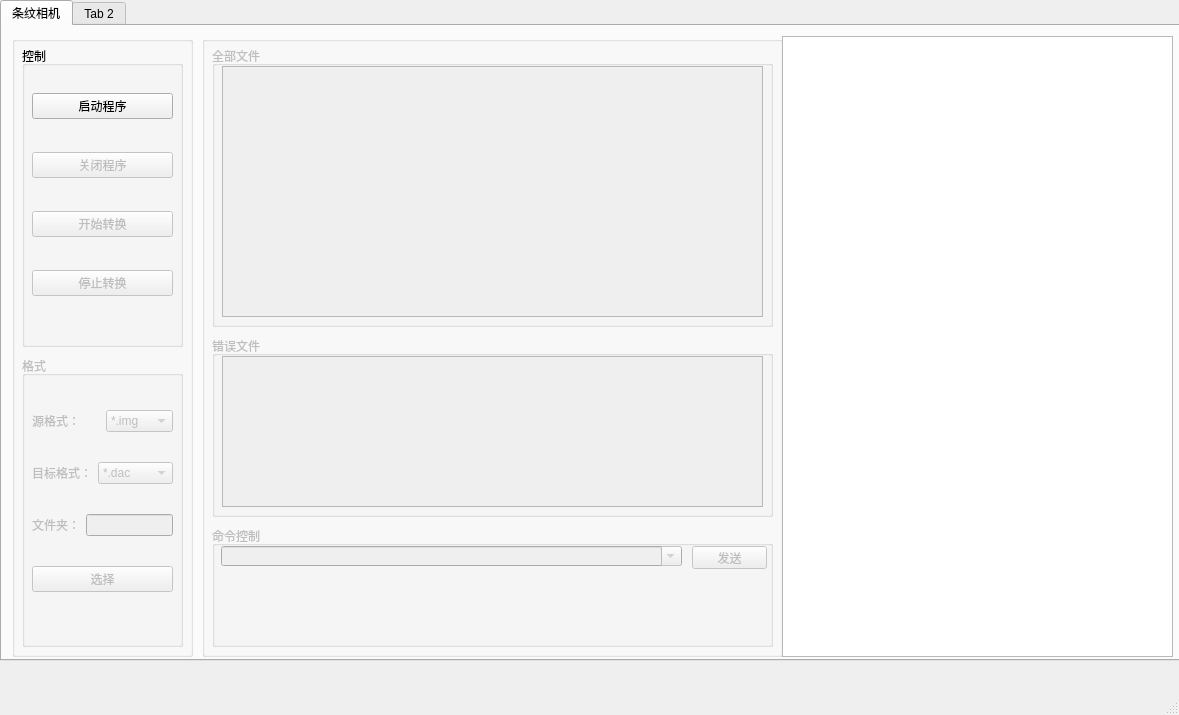
<?xml version="1.0" encoding="UTF-8"?>
<ui version="4.0">
 <class>MainWindow</class>
 <widget class="QMainWindow" name="MainWindow">
  <property name="geometry">
   <rect>
    <x>0</x>
    <y>0</y>
    <width>1179</width>
    <height>715</height>
   </rect>
  </property>
  <property name="sizePolicy">
   <sizepolicy hsizetype="Fixed" vsizetype="Fixed">
    <horstretch>0</horstretch>
    <verstretch>0</verstretch>
   </sizepolicy>
  </property>
  <property name="windowTitle">
   <string>格式转换工具</string>
  </property>
  <widget class="QWidget" name="centralwidget">
   <widget class="QTabWidget" name="tabWidget">
    <property name="geometry">
     <rect>
      <x>0</x>
      <y>0</y>
      <width>1181</width>
      <height>661</height>
     </rect>
    </property>
    <property name="currentIndex">
     <number>0</number>
    </property>
    <widget class="QWidget" name="tab">
     <attribute name="title">
      <string>条纹相机</string>
     </attribute>
     <widget class="QGroupBox" name="groupBox">
      <property name="geometry">
       <rect>
        <x>200</x>
        <y>10</y>
        <width>581</width>
        <height>621</height>
       </rect>
      </property>
      <property name="title">
       <string/>
      </property>
      <widget class="QGroupBox" name="command_groupBox">
       <property name="enabled">
        <bool>false</bool>
       </property>
       <property name="geometry">
        <rect>
         <x>10</x>
         <y>490</y>
         <width>561</width>
         <height>121</height>
        </rect>
       </property>
       <property name="title">
        <string>命令控制</string>
       </property>
       <widget class="QComboBox" name="command_comboBox">
        <property name="geometry">
         <rect>
          <x>9</x>
          <y>20</y>
          <width>461</width>
          <height>20</height>
         </rect>
        </property>
        <property name="editable">
         <bool>true</bool>
        </property>
       </widget>
       <widget class="QPushButton" name="send_pushButton">
        <property name="geometry">
         <rect>
          <x>480</x>
          <y>20</y>
          <width>75</width>
          <height>23</height>
         </rect>
        </property>
        <property name="text">
         <string>发送</string>
        </property>
       </widget>
      </widget>
      <widget class="QGroupBox" name="all_groupBox">
       <property name="enabled">
        <bool>false</bool>
       </property>
       <property name="geometry">
        <rect>
         <x>10</x>
         <y>10</y>
         <width>561</width>
         <height>281</height>
        </rect>
       </property>
       <property name="title">
        <string>全部文件</string>
       </property>
       <widget class="QTableWidget" name="all_tableWidget">
        <property name="geometry">
         <rect>
          <x>10</x>
          <y>20</y>
          <width>541</width>
          <height>251</height>
         </rect>
        </property>
        <property name="maximumSize">
         <size>
          <width>1000</width>
          <height>300</height>
         </size>
        </property>
        <property name="columnCount">
         <number>0</number>
        </property>
       </widget>
      </widget>
      <widget class="QGroupBox" name="error_groupBox">
       <property name="enabled">
        <bool>false</bool>
       </property>
       <property name="geometry">
        <rect>
         <x>10</x>
         <y>300</y>
         <width>561</width>
         <height>181</height>
        </rect>
       </property>
       <property name="title">
        <string>错误文件</string>
       </property>
       <widget class="QTableWidget" name="error_tableWidget">
        <property name="geometry">
         <rect>
          <x>10</x>
          <y>20</y>
          <width>541</width>
          <height>151</height>
         </rect>
        </property>
       </widget>
      </widget>
     </widget>
     <widget class="QGroupBox" name="groupBox_4">
      <property name="geometry">
       <rect>
        <x>10</x>
        <y>10</y>
        <width>181</width>
        <height>621</height>
       </rect>
      </property>
      <property name="title">
       <string/>
      </property>
      <widget class="QGroupBox" name="control_groupBox">
       <property name="geometry">
        <rect>
         <x>10</x>
         <y>10</y>
         <width>161</width>
         <height>301</height>
        </rect>
       </property>
       <property name="title">
        <string>控制</string>
       </property>
       <widget class="QWidget" name="layoutWidget">
        <property name="geometry">
         <rect>
          <x>10</x>
          <y>20</y>
          <width>141</width>
          <height>261</height>
         </rect>
        </property>
        <layout class="QVBoxLayout" name="verticalLayout_2">
         <item>
          <widget class="QPushButton" name="startApp_pushButton">
           <property name="text">
            <string>启动程序</string>
           </property>
          </widget>
         </item>
         <item>
          <widget class="QPushButton" name="closeApp_pushButton">
           <property name="enabled">
            <bool>false</bool>
           </property>
           <property name="text">
            <string>关闭程序</string>
           </property>
          </widget>
         </item>
         <item>
          <widget class="QPushButton" name="start_format_convert_pushButton">
           <property name="enabled">
            <bool>false</bool>
           </property>
           <property name="text">
            <string>开始转换</string>
           </property>
          </widget>
         </item>
         <item>
          <widget class="QPushButton" name="stop_format_convert_pushButton">
           <property name="enabled">
            <bool>false</bool>
           </property>
           <property name="text">
            <string>停止转换</string>
           </property>
          </widget>
         </item>
        </layout>
       </widget>
      </widget>
      <widget class="QGroupBox" name="format_groupBox">
       <property name="enabled">
        <bool>false</bool>
       </property>
       <property name="geometry">
        <rect>
         <x>10</x>
         <y>320</y>
         <width>161</width>
         <height>291</height>
        </rect>
       </property>
       <property name="title">
        <string>格式</string>
       </property>
       <widget class="QWidget" name="layoutWidget">
        <property name="geometry">
         <rect>
          <x>10</x>
          <y>30</y>
          <width>141</width>
          <height>231</height>
         </rect>
        </property>
        <layout class="QVBoxLayout" name="verticalLayout">
         <item>
          <layout class="QHBoxLayout" name="horizontalLayout_3">
           <item>
            <widget class="QLabel" name="orignal_label">
             <property name="text">
              <string>源格式：</string>
             </property>
            </widget>
           </item>
           <item>
            <widget class="QComboBox" name="orignal_comboBox">
             <item>
              <property name="text">
               <string>*.img</string>
              </property>
             </item>
             <item>
              <property name="text">
               <string>*.tif</string>
              </property>
             </item>
            </widget>
           </item>
          </layout>
         </item>
         <item>
          <layout class="QHBoxLayout" name="horizontalLayout_2">
           <item>
            <widget class="QLabel" name="target_label">
             <property name="text">
              <string>目标格式：</string>
             </property>
            </widget>
           </item>
           <item>
            <widget class="QComboBox" name="target_comboBox">
             <property name="currentIndex">
              <number>4</number>
             </property>
             <item>
              <property name="text">
               <string>*.img</string>
              </property>
             </item>
             <item>
              <property name="text">
               <string>*.tif</string>
              </property>
             </item>
             <item>
              <property name="text">
               <string>*.tiff</string>
              </property>
             </item>
             <item>
              <property name="text">
               <string>*.dat</string>
              </property>
             </item>
             <item>
              <property name="text">
               <string>*.dac</string>
              </property>
             </item>
             <item>
              <property name="text">
               <string>*.data2tiff</string>
              </property>
             </item>
             <item>
              <property name="text">
               <string>*.data2tif</string>
              </property>
             </item>
             <item>
              <property name="text">
               <string>*.display2tiff</string>
              </property>
             </item>
             <item>
              <property name="text">
               <string>*.display2tif</string>
              </property>
             </item>
            </widget>
           </item>
          </layout>
         </item>
         <item>
          <layout class="QHBoxLayout" name="horizontalLayout">
           <item>
            <widget class="QLabel" name="folder_label">
             <property name="text">
              <string>文件夹：</string>
             </property>
            </widget>
           </item>
           <item>
            <widget class="QLineEdit" name="folder_lineEdit"/>
           </item>
          </layout>
         </item>
         <item>
          <widget class="QPushButton" name="folder_pushButton">
           <property name="text">
            <string>选择</string>
           </property>
          </widget>
         </item>
        </layout>
       </widget>
      </widget>
     </widget>
     <widget class="QTextEdit" name="textEdit">
      <property name="enabled">
       <bool>true</bool>
      </property>
      <property name="geometry">
       <rect>
        <x>780</x>
        <y>10</y>
        <width>391</width>
        <height>621</height>
       </rect>
      </property>
      <property name="readOnly">
       <bool>true</bool>
      </property>
     </widget>
    </widget>
    <widget class="QWidget" name="tab_2">
     <attribute name="title">
      <string>Tab 2</string>
     </attribute>
    </widget>
   </widget>
  </widget>
  <widget class="QMenuBar" name="menubar">
   <property name="geometry">
    <rect>
     <x>0</x>
     <y>0</y>
     <width>1179</width>
     <height>23</height>
    </rect>
   </property>
  </widget>
  <widget class="QStatusBar" name="statusbar"/>
 </widget>
 <resources/>
 <connections/>
</ui>
